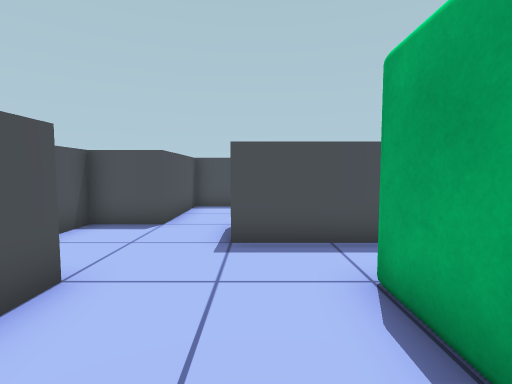
View 1 (above)

18 first-person views from a walk through a 3-D level made in the Unity game engine. The camera is 1.4 m above the floor, tilts 4° down and sees 85° across. The floor is counted in squares, 1 m on a side. Each view is taken from the middle of a square. On the plan, view 1 faces up. The plan holds only what a view shows up to about 14 squares ahead; the rest is blank. The place goes on beyond the plan.

View 2
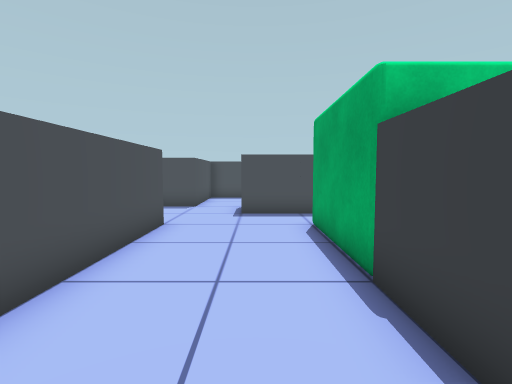

View 3
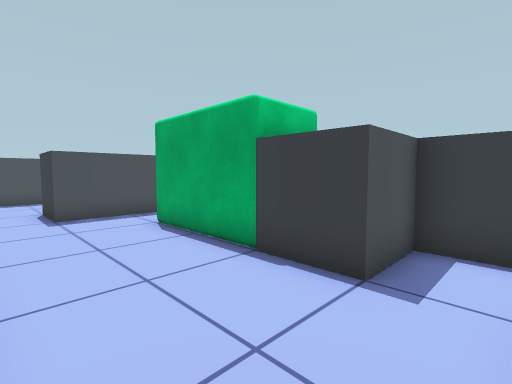

View 4
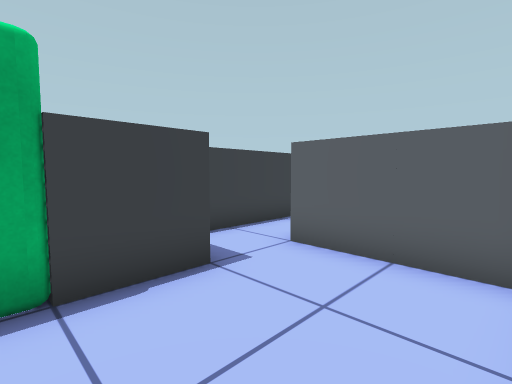

View 5
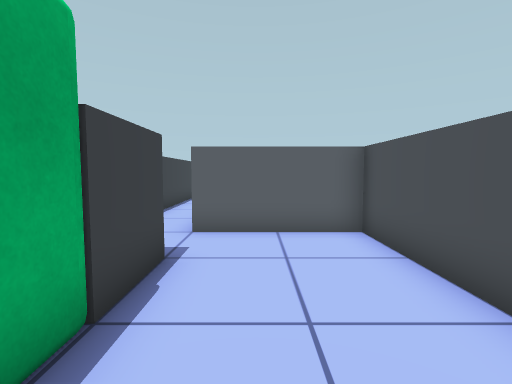

View 6
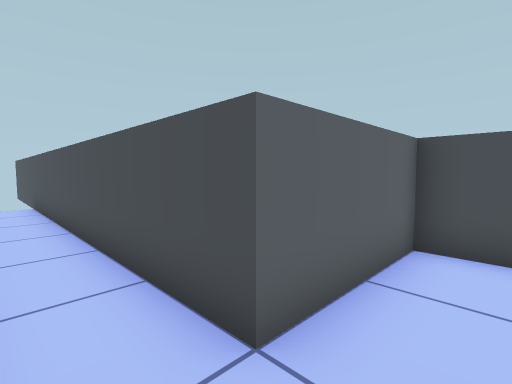

View 7
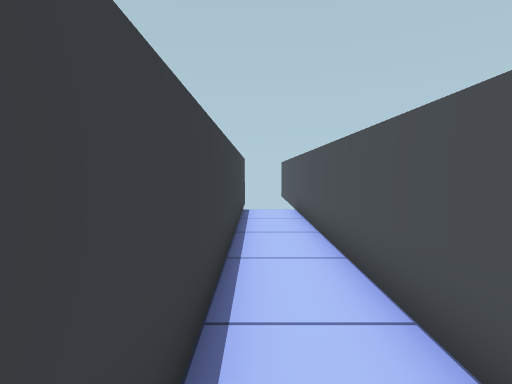

View 8
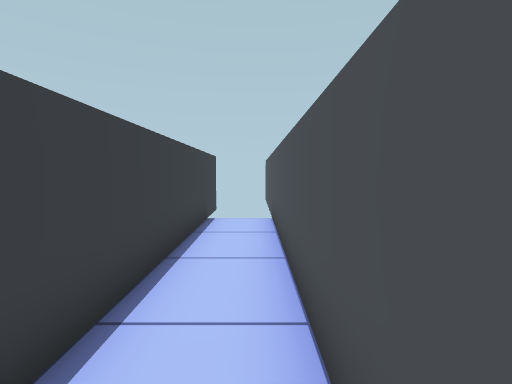

View 9
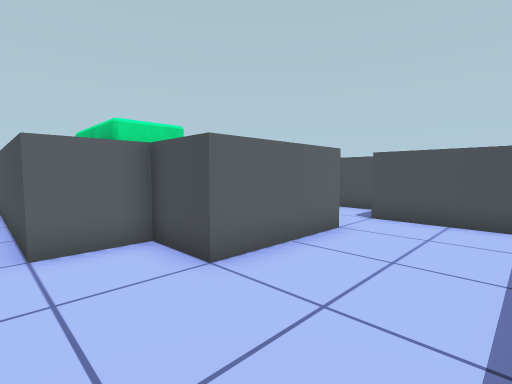

View 10
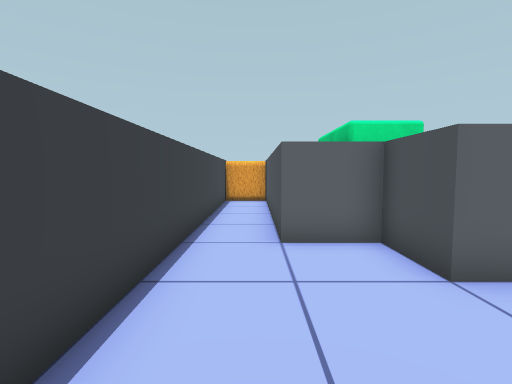

View 11
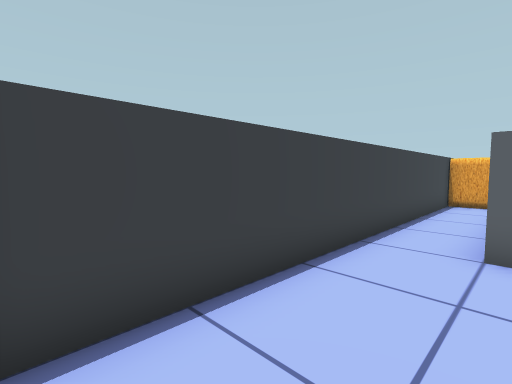

View 12
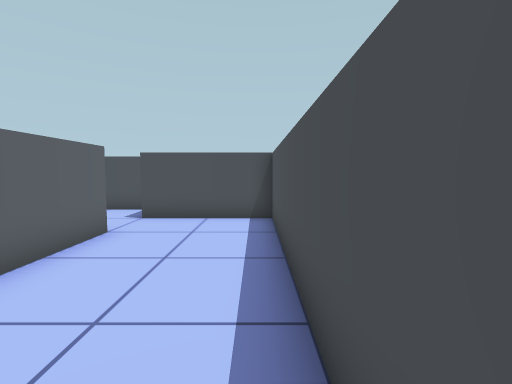

View 13
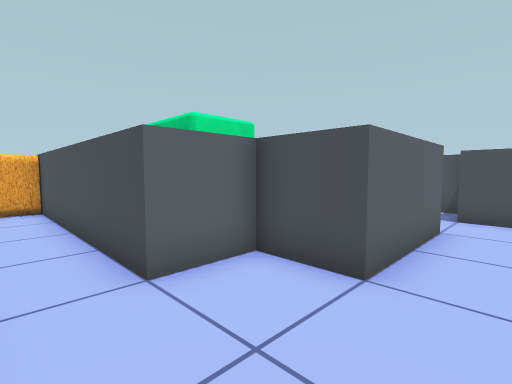

View 14
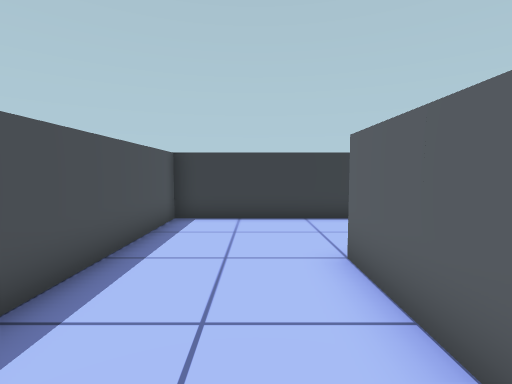

View 15
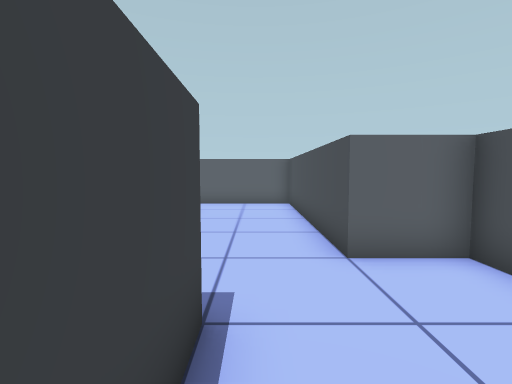

View 16
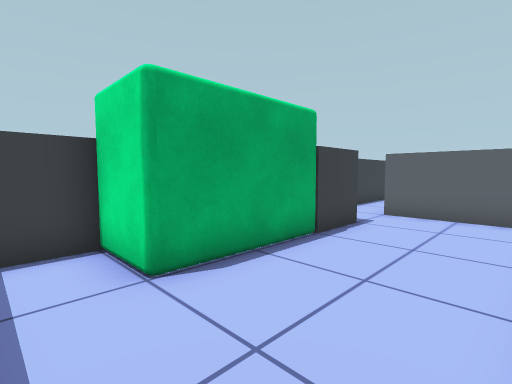

View 17
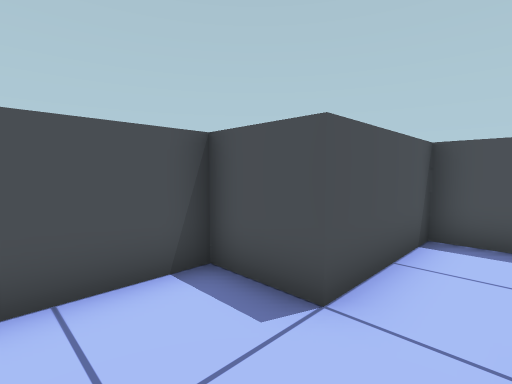

View 18
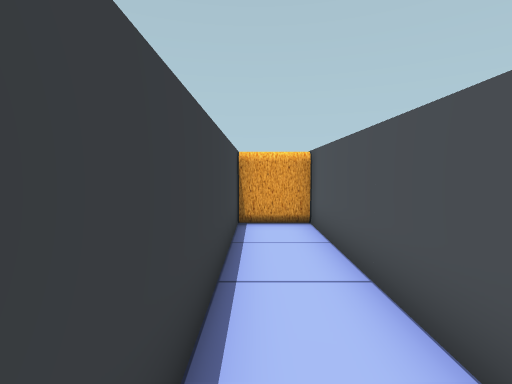

### Floor plan
Points are (right, up) in squares from view 1. A wall is a line through its corners. A room is listed if a view was taken in it or the views show most of it. See-through windows are left out.
Room 1 (views 1, 2, 3, 4, 5, 6, 7, 8, 16, 17)
walls: (3.5, 3.4) (3.5, 4.9); (2.6, 5.5) (-0.5, 5.5) (-0.5, 6.5); (-2.5, 7.5) (-4.5, 7.5) (-4.5, 3.5) (-2.5, 3.5) (-2.5, -4.5) (1.5, -4.5) (1.5, -17.5); (3.5, -17.5) (3.5, -2.5) (1.5, -2.5) (1.5, -0.5)
ways out: opening at (-1.5, 7.5) to room 2
objects: other object (2, 0) to (3, 3)
Room 2 (views 9, 10, 11, 12, 13, 14, 15, 18)
walls: (-0.5, 6.5) (-0.5, 7.5) (3.5, 7.5) (3.5, 5.5) (5.5, 5.5) (5.5, -2.5); (7.5, -2.5) (7.5, 11.5) (-2.5, 11.5) (-2.5, 7.5)
ways out: opening at (-1.5, 7.5) to room 1
objects: other object (6, -4) to (7, -3)

Positions as (right, up) in squares from view 1, and headings:
1: (0, 0), facing up
2: (0, -4), facing up
3: (-2, -4), facing up-right
4: (-2, 0), facing down-right
5: (0, 2), facing down
6: (3, -3), facing down-left
7: (3, -6), facing down
8: (2, -8), facing down
9: (6, 11), facing down-left
10: (6, 11), facing down
11: (5, 11), facing down-right
12: (6, 11), facing left
13: (7, 9), facing down-left
14: (-1, 9), facing right
15: (-1, 8), facing down
16: (-2, 5), facing down-right
17: (-1, 5), facing up-left
18: (7, 5), facing down
